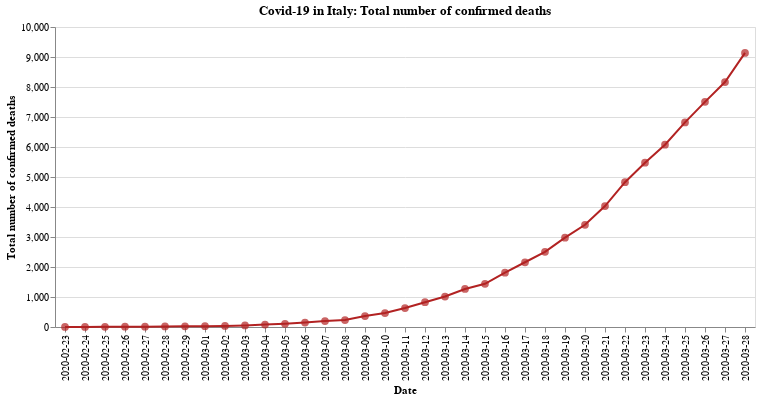

Notebook code for this chart:
### Code cell
#hide_input
base = alt.Chart(total_deaths_IT.reset_index()).encode(
    x=alt.X('date:N', axis=alt.Axis(title='Date')),
).properties(
    title='Covid-19 in Italy: Total number of confirmed deaths'
)

line = base.mark_line(color='firebrick').encode(
    y=alt.Y('total_deaths', axis=alt.Axis(title='Total number of confirmed deaths')),
    tooltip = ['date', 'total_deaths']
)

circles = base.mark_circle(color='firebrick', size=60).encode(
    x=alt.X('date:N', axis=alt.Axis(title='Date')),
    y=alt.Y('total_deaths', axis=alt.Axis(title='Total number of confirmed deaths')),
    tooltip = ['date', 'total_deaths']
)

(line+circles).properties(width=700)

### Figure 1 — Vega-Lite specification as saved in the notebook (floating-point values rounded to 4 significant figures)
{"config": {"view": {"continuousWidth": 400, "continuousHeight": 300}}, "layer": [{"mark": {"type": "line", "color": "firebrick"}, "encoding": {"tooltip": [{"type": "nominal", "field": "date"}, {"type": "quantitative", "field": "total_deaths"}], "x": {"type": "nominal", "axis": {"title": "Date"}, "field": "date"}, "y": {"type": "quantitative", "axis": {"title": "Total number of confirmed deaths"}, "field": "total_deaths"}}, "title": "Covid-19 in Italy: Total number of confirmed deaths"}, {"mark": {"type": "circle", "color": "firebrick", "size": 60}, "encoding": {"tooltip": [{"type": "nominal", "field": "date"}, {"type": "quantitative", "field": "total_deaths"}], "x": {"type": "nominal", "axis": {"title": "Date"}, "field": "date"}, "y": {"type": "quantitative", "axis": {"title": "Total number of confirmed deaths"}, "field": "total_deaths"}}, "title": "Covid-19 in Italy: Total number of confirmed deaths"}], "data": {"name": "data-94f16ffba460e9b85397fa21d2eeea8a"}, "width": 700, "$schema": "https://vega.github.io/schema/vega-lite/v4.8.1.json", "datasets": {"data-94f16ffba460e9b85397fa21d2eeea8a": [{"date": "2020-02-23", "total_deaths": 2}, {"date": "2020-02-24", "total_deaths": 2}, {"date": "2020-02-25", "total_deaths": 6}, {"date": "2020-02-26", "total_deaths": 11}, {"date": "2020-02-27", "total_deaths": 12}, {"date": "2020-02-28", "total_deaths": 17}, {"date": "2020-02-29", "total_deaths": 21}, {"date": "2020-03-01", "total_deaths": 29}, {"date": "2020-03-02", "total_deaths": 35}, {"date": "2020-03-03", "total_deaths": 52}, {"date": "2020-03-04", "total_deaths": 80}, {"date": "2020-03-05", "total_deaths": 107}, {"date": "2020-03-06", "total_deaths": 148}, {"date": "2020-03-07", "total_deaths": 197}, {"date": "2020-03-08", "total_deaths": 233}, {"date": "2020-03-09", "total_deaths": 366}, {"date": "2020-03-10", "total_deaths": 464}, {"date": "2020-03-11", "total_deaths": 631}, {"date": "2020-03-12", "total_deaths": 827}, {"date": "2020-03-13", "total_deaths": 1016}, {"date": "2020-03-14", "total_deaths": 1268}, {"date": "2020-03-15", "total_deaths": 1441}, {"date": "2020-03-16", "total_deaths": 1811}, {"date": "2020-03-17", "total_deaths": 2158}, {"date": "2020-03-18", "total_deaths": 2505}, {"date": "2020-03-19", "total_deaths": 2978}, {"date": "2020-03-20", "total_deaths": 3407}, {"date": "2020-03-21", "total_deaths": 4032}, {"date": "2020-03-22", "total_deaths": 4827}, {"date": "2020-03-23", "total_deaths": 5476}, {"date": "2020-03-24", "total_deaths": 6077}, {"date": "2020-03-25", "total_deaths": 6820}, {"date": "2020-03-26", "total_deaths": 7505}, {"date": "2020-03-27", "total_deaths": 8165}, {"date": "2020-03-28", "total_deaths": 9136}]}}
